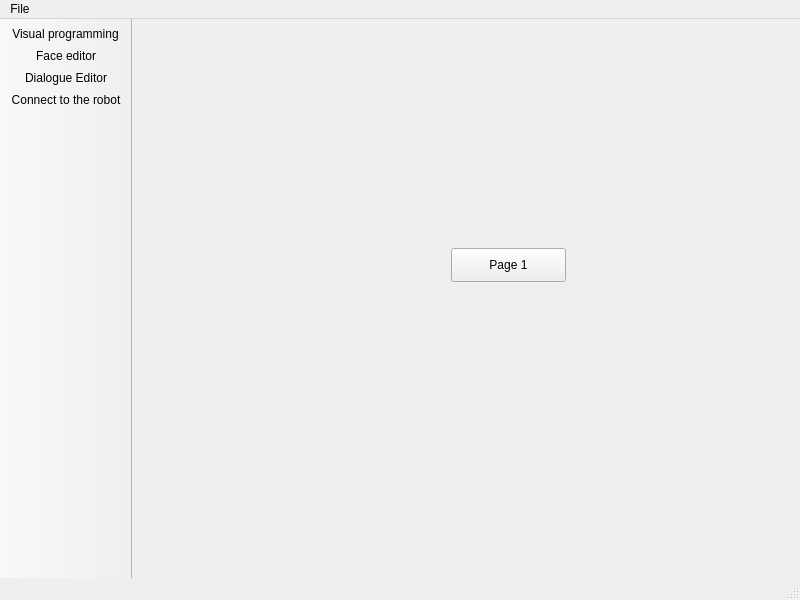
<?xml version="1.0" encoding="UTF-8"?>
<ui version="4.0">
 <class>MainWindow</class>
 <widget class="QMainWindow" name="MainWindow">
  <property name="geometry">
   <rect>
    <x>0</x>
    <y>0</y>
    <width>800</width>
    <height>600</height>
   </rect>
  </property>
  <property name="windowTitle">
   <string>PAL Interaction Studio</string>
  </property>
  <widget class="QWidget" name="centralwidget">
   <layout class="QHBoxLayout" name="horizontalLayout">
    <item>
     <widget class="QStackedWidget" name="modes">
      <widget class="QWidget" name="visual_programming_mode">
       <widget class="QPushButton" name="pushButton">
        <property name="geometry">
         <rect>
          <x>310</x>
          <y>220</y>
          <width>115</width>
          <height>34</height>
         </rect>
        </property>
        <property name="text">
         <string>Page 1</string>
        </property>
       </widget>
      </widget>
      <widget class="QWidget" name="face_editor_mode">
       <widget class="QPushButton" name="pushButton_2">
        <property name="geometry">
         <rect>
          <x>310</x>
          <y>280</y>
          <width>115</width>
          <height>34</height>
         </rect>
        </property>
        <property name="text">
         <string>Page 2</string>
        </property>
       </widget>
      </widget>
      <widget class="QWidget" name="dialogue_editor_mode">
       <widget class="QPushButton" name="pushButton_3">
        <property name="geometry">
         <rect>
          <x>290</x>
          <y>230</y>
          <width>241</width>
          <height>51</height>
         </rect>
        </property>
        <property name="text">
         <string>Dialogue editor</string>
        </property>
       </widget>
      </widget>
     </widget>
    </item>
   </layout>
  </widget>
  <widget class="QMenuBar" name="menubar">
   <property name="geometry">
    <rect>
     <x>0</x>
     <y>0</y>
     <width>800</width>
     <height>29</height>
    </rect>
   </property>
   <widget class="QMenu" name="menuFile">
    <property name="title">
     <string>File</string>
    </property>
    <addaction name="actionNew"/>
    <addaction name="actionOpen"/>
    <addaction name="separator"/>
    <addaction name="actionExit"/>
   </widget>
   <addaction name="menuFile"/>
  </widget>
  <widget class="QStatusBar" name="statusbar"/>
  <widget class="QToolBar" name="toolBar">
   <property name="windowTitle">
    <string>toolBar</string>
   </property>
   <property name="movable">
    <bool>false</bool>
   </property>
   <property name="allowedAreas">
    <set>Qt::ToolBarArea::LeftToolBarArea</set>
   </property>
   <property name="iconSize">
    <size>
     <width>64</width>
     <height>64</height>
    </size>
   </property>
   <property name="floatable">
    <bool>false</bool>
   </property>
   <attribute name="toolBarArea">
    <enum>LeftToolBarArea</enum>
   </attribute>
   <attribute name="toolBarBreak">
    <bool>false</bool>
   </attribute>
   <addaction name="actionVisual_programming"/>
   <addaction name="actionFace_editor"/>
   <addaction name="actionDialogue_Editor"/>
   <addaction name="actionConnect_to_the_robot"/>
  </widget>
  <action name="actionNew">
   <property name="icon">
    <iconset theme="QIcon::ThemeIcon::DocumentNew"/>
   </property>
   <property name="text">
    <string>&amp;New...</string>
   </property>
   <property name="toolTip">
    <string>New interaction project</string>
   </property>
   <property name="shortcut">
    <string>Ctrl+N</string>
   </property>
  </action>
  <action name="actionOpen">
   <property name="icon">
    <iconset theme="QIcon::ThemeIcon::DocumentOpen"/>
   </property>
   <property name="text">
    <string>Open...</string>
   </property>
   <property name="toolTip">
    <string>&amp;Open</string>
   </property>
   <property name="shortcut">
    <string>Ctrl+O</string>
   </property>
  </action>
  <action name="actionExit">
   <property name="icon">
    <iconset theme="QIcon::ThemeIcon::ApplicationExit"/>
   </property>
   <property name="text">
    <string>E&amp;xit</string>
   </property>
   <property name="shortcut">
    <string>Ctrl+Q</string>
   </property>
   <property name="menuRole">
    <enum>QAction::MenuRole::QuitRole</enum>
   </property>
  </action>
  <action name="actionVisual_programming">
   <property name="icon">
    <iconset resource="res.qrc">
     <normaloff>:/res/programming.svg</normaloff>:/res/programming.svg</iconset>
   </property>
   <property name="text">
    <string>Visual programming</string>
   </property>
   <property name="shortcut">
    <string>Ctrl+P</string>
   </property>
   <property name="menuRole">
    <enum>QAction::MenuRole::NoRole</enum>
   </property>
  </action>
  <action name="actionFace_editor">
   <property name="icon">
    <iconset resource="res.qrc">
     <normaloff>:/res/face.svg</normaloff>:/res/face.svg</iconset>
   </property>
   <property name="text">
    <string>Face editor</string>
   </property>
   <property name="menuRole">
    <enum>QAction::MenuRole::NoRole</enum>
   </property>
  </action>
  <action name="actionDialogue_Editor">
   <property name="icon">
    <iconset resource="res.qrc">
     <normaloff>:/res/dialogue.svg</normaloff>:/res/dialogue.svg</iconset>
   </property>
   <property name="text">
    <string>Dialogue Editor</string>
   </property>
   <property name="menuRole">
    <enum>QAction::MenuRole::NoRole</enum>
   </property>
  </action>
  <action name="actionConnect_to_the_robot">
   <property name="icon">
    <iconset resource="res.qrc">
     <normaloff>:/res/robot_on.svg</normaloff>:/res/robot_on.svg</iconset>
   </property>
   <property name="text">
    <string>Connect to the robot</string>
   </property>
   <property name="menuRole">
    <enum>QAction::MenuRole::NoRole</enum>
   </property>
  </action>
 </widget>
 <resources>
  <include location="res.qrc"/>
 </resources>
 <connections/>
</ui>
